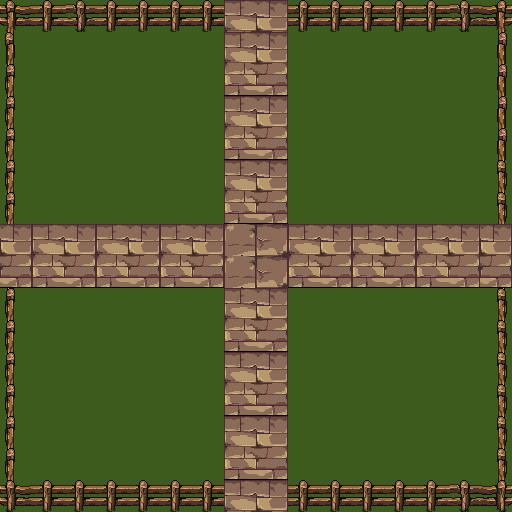

This game map was drawn from its Tiled (.tmx) file and the tilesets committed beside it. A one-line description and the full map source follow:
An orthogonal 16x16 tile map with 32x32 px tiles, 2 tile layers (Ground, Walls).

<map version="1.4" tiledversion="1.4.3" orientation="orthogonal" renderorder="right-down" width="16" height="16" tilewidth="32" tileheight="32" infinite="0" nextlayerid="3" nextobjectid="1">
 <tileset firstgid="1" source="Grassland.tsx" />
 <layer id="1" name="Ground" width="16" height="16">
  <data encoding="csv">
3138,3138,3138,3138,3138,3138,3138,3188,3189,3138,3138,3138,3138,3138,3138,3138,
3202,3202,3202,3202,3202,3202,3202,3188,3189,3202,3202,3202,3202,3202,3202,3202,
3202,3202,3202,3203,3202,3202,3202,3252,3253,3202,3202,3203,3203,3203,3203,3203,
3202,3202,3202,3202,3202,3203,3139,3188,3189,3139,3139,3139,3139,3139,3139,3139,
3203,3203,3203,3203,3203,3203,3203,3252,3253,3203,3203,3203,3203,3203,3203,3203,
3202,3202,3202,3202,3202,3202,3202,3188,3189,3202,3202,3202,3202,3202,3202,3202,
3203,3203,3203,3203,3203,3203,3203,3252,3253,3139,3139,3139,3139,3139,3139,3139,
3189,3188,3189,3188,3189,3188,3189,3316,3317,3188,3189,3188,3189,3188,3189,3189,
3253,3252,3253,3252,3253,3252,3253,3316,3317,3252,3253,3252,3253,3252,3253,3253,
3202,3202,3202,3202,3202,3202,3202,3188,3189,3203,3203,3203,3203,3203,3203,3139,
3202,3202,3202,3202,3202,3202,3202,3252,3253,3202,3202,3202,3202,3202,3202,3203,
3074,3138,3138,3138,3138,3202,3203,3188,3189,3203,3203,3203,3203,3203,3203,3203,
3138,3202,3202,3202,3202,3202,3202,3252,3253,3202,3202,3202,3202,3202,3202,3203,
3202,3202,3203,3203,3203,3203,3203,3188,3189,3203,3203,3203,3203,3203,3203,3203,
3138,3138,3202,3202,3202,3202,3202,3252,3253,3202,3203,3139,3139,3139,3139,3139,
3202,3202,3202,3203,3203,3203,3203,3188,3189,3203,3203,3203,3203,3203,3203,3203
</data>
 </layer>
 <layer id="2" name="Walls" width="16" height="16">
  <data encoding="csv">
3642,3580,3581,3580,3580,3580,3580,3822,3823,3580,3580,3580,3580,3580,3581,3647,
3706,3701,3702,0,0,0,3630,3631,3632,3633,3634,0,0,0,0,3711,
3770,3765,3766,0,0,0,3630,3631,3632,3633,3634,0,0,0,0,3711,
3770,3765,3766,0,0,0,3630,3631,3632,3633,3634,0,0,0,0,3711,
3770,0,0,0,0,0,3630,3631,3632,3633,3634,0,0,0,0,3711,
3770,0,0,0,0,3630,3631,3632,3633,3634,3698,0,0,0,0,3775,
3770,0,0,0,0,3630,3631,3632,3633,3634,3762,3693,3694,3695,3696,3775,
3638,3630,3631,3632,3633,3634,3634,3634,3633,3634,3826,3693,3694,3695,3696,3697,
3702,3694,3695,3696,3697,3698,3698,3698,3634,3634,3757,3757,3758,3759,3760,3761,
3770,3758,3759,3760,3761,3762,3762,3762,3698,3634,3821,3821,3822,3823,3824,3775,
3770,3822,3823,3824,3825,3826,3826,3826,3762,3634,3634,3823,3824,3825,0,3775,
3770,0,0,3822,3823,3824,3825,3826,3826,3698,3634,0,0,0,0,3775,
3770,0,0,0,3822,3823,3824,3825,3826,3762,3698,0,0,0,0,3775,
3770,0,0,0,3822,3823,3824,3825,3826,3826,3762,0,0,0,0,3775,
3770,0,0,0,0,3822,3823,3824,3825,3826,3826,0,0,0,0,3775,
3836,3580,3580,3580,3580,3580,3580,3822,3823,3580,3580,3580,3580,3580,3581,3837
</data>
 </layer>
</map>
